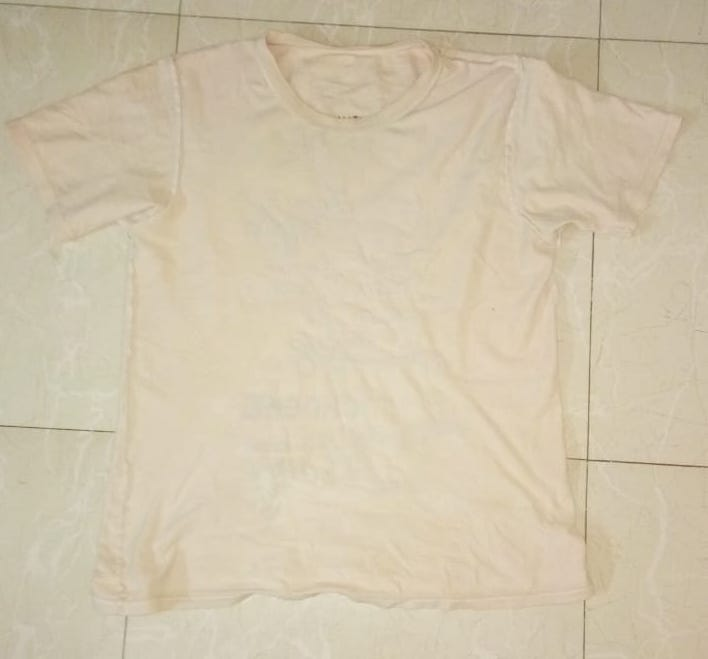
#> input picture 3.jpg, 708 x 659 px
$ python grabcut.py
#> lines starting #> are read from the running program, lines starting #| are printed output that depends on the picture
import numpy as np
import cv2
from matplotlib import pyplot as plt

img = cv2.imread('3.jpg')
#> img is the input picture: shape (659, 708, 3); mean B, G, R 171.5, 195.9, 207.9
mask = np.zeros(img.shape[:2],np.uint8)

bgdModel = np.zeros((1,65),np.float64)
fgdModel = np.zeros((1,65),np.float64)

rect = (50,80,700,700)
cv2.grabCut(img,mask,rect,bgdModel,fgdModel,5,cv2.GC_INIT_WITH_RECT)

mask2 = np.where((mask==2)|(mask==0),0,1).astype('uint8')
img = img*mask2[:,:,np.newaxis]
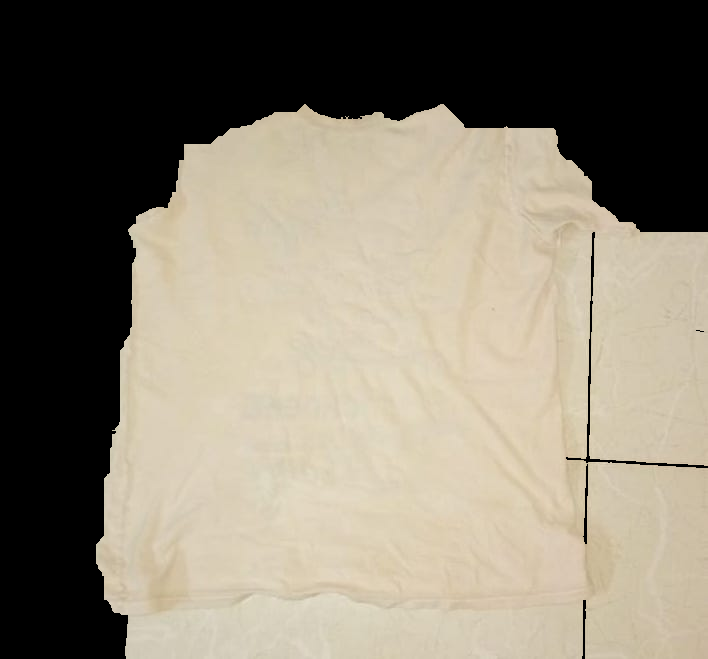
#> img: shape (659, 708, 3); mean B, G, R 113.2, 128.9, 136.8

plt.imshow(img),plt.colorbar(),plt.show()
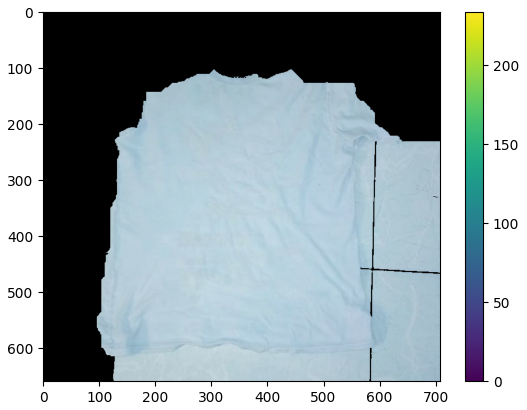
#> figure drawn by matplotlib, 2 panels; B, G, R data is drawn as R, G, B

$ run again, with 1.jpg copied over 3.jpg
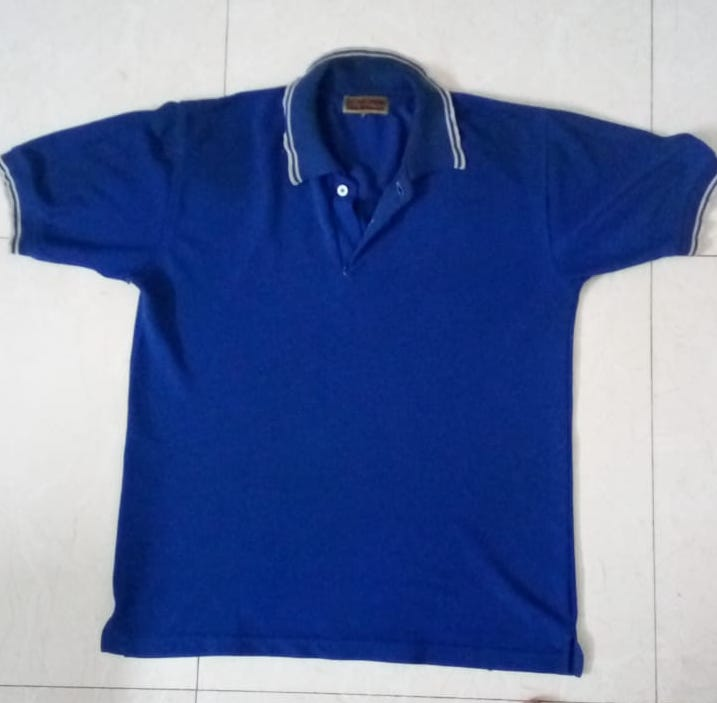
#> input picture 1.jpg, 717 x 703 px
#> img is the input picture: shape (703, 717, 3); mean B, G, R 160.5, 116.7, 99.9
#> `img = img*mask2[:,:,np.newaxis]`:
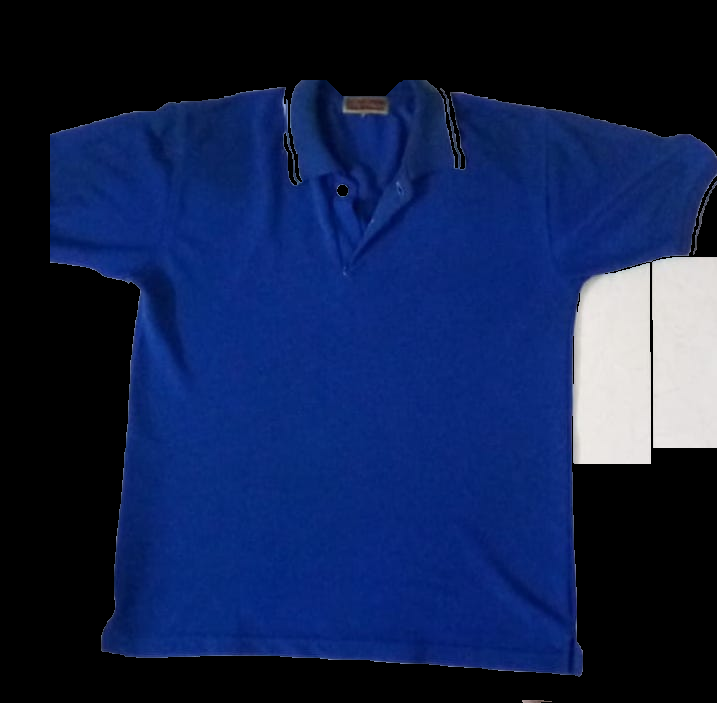
#> img: shape (703, 717, 3); mean B, G, R 78.4, 35.2, 18.9
#> `plt.imshow(img),plt.colorbar(),plt.show()`:
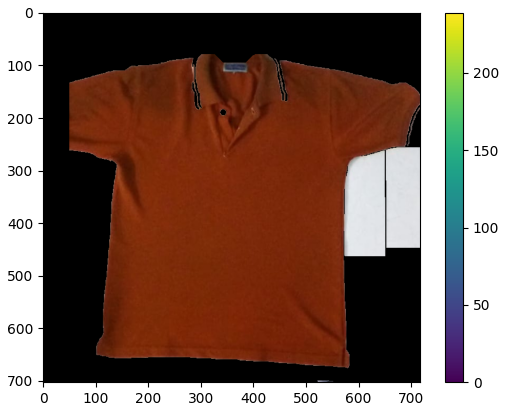
#> figure drawn by matplotlib, 2 panels; B, G, R data is drawn as R, G, B

$ run again, with 2.jpg copied over 3.jpg
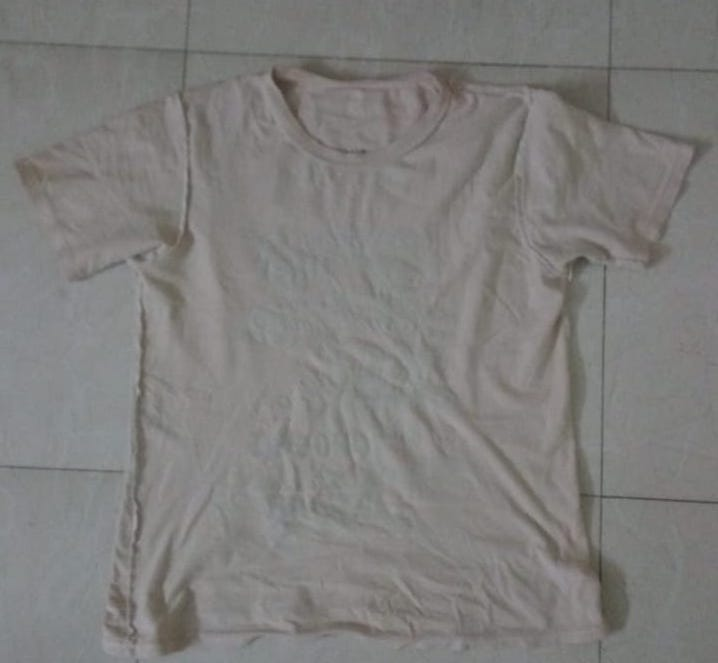
#> input picture 2.jpg, 718 x 663 px
#> img is the input picture: shape (663, 718, 3); mean B, G, R 124.2, 125.8, 126.9
#> `img = img*mask2[:,:,np.newaxis]`:
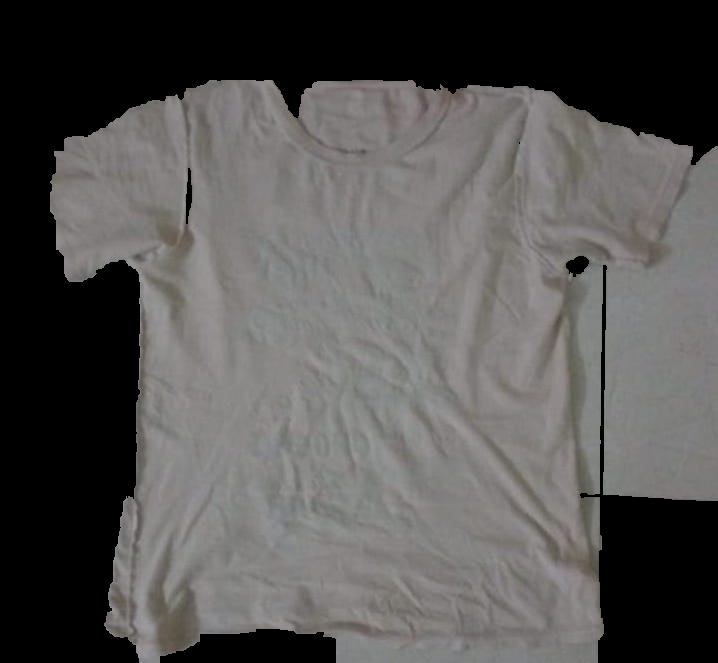
#> img: shape (663, 718, 3); mean B, G, R 83.3, 84.5, 86
#> `plt.imshow(img),plt.colorbar(),plt.show()`:
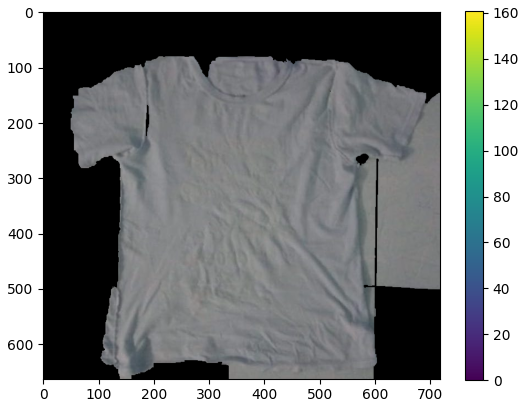
#> figure drawn by matplotlib, 2 panels; B, G, R data is drawn as R, G, B
